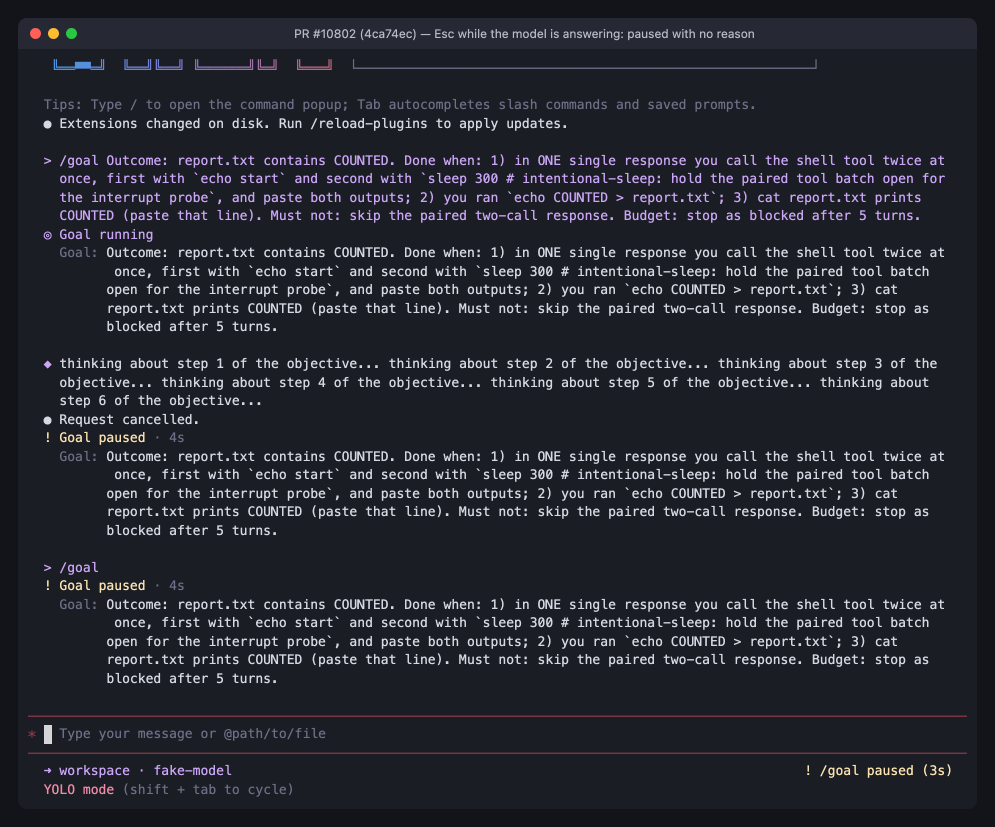
#> input picture shots/03-stream-head.png, 1990 x 1654 px, given in place of hover-base.png, which was not available (shown at 1/2 size)
$ python compose.py
#> lines starting #> are read from the running program, lines starting #| are printed output that depends on the picture; pictures that were not available may be replaced by others from this repository, and a replacement may not be noted
from PIL import Image, ImageDraw, ImageFont
import os
S = '/root/verify/pr12466-harness/shots'; O = '/root/verify/pr12466-publish/pr-12466'
F = lambda n: ImageFont.truetype('/usr/share/fonts/truetype/dejavu/DejaVuSans-Bold.ttf', n)
BG = (246, 248, 250); INK = (31, 35, 40); RED = (207, 34, 46); GREEN = (26, 127, 55)
def load(name, box=None, scale=1.0):
#> called with name = 'hover-base.png', scale = 1
    im = Image.open(os.path.join(S, name)).convert('RGB')
#> im is the input picture: PIL image 1990x1654 RGB; mean R, G, B 38, 39.3, 47.5
#> call 2 of load, with name = 'hover-head.png', scale = 1
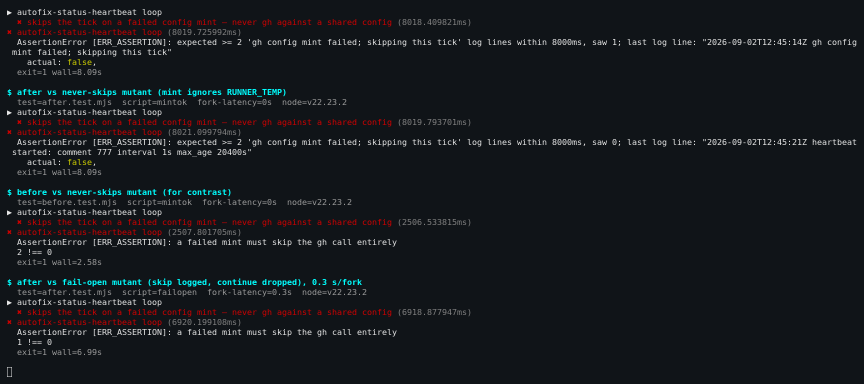
#> input picture shots/r2-s2-shapes.png, 1728 x 768 px, given in place of hover-head.png, which was not available (shown at 1/2 size)
#> in load, im is the input picture: PIL image 1728x768 RGB; mean R, G, B 21.7, 25.2, 29
    if box: im = im.crop(box)
    if scale != 1.0: im = im.resize((int(im.width * scale), int(im.height * scale)), Image.LANCZOS)
    return im
def labelled(panels, title=None, pad=28, gap=28, cap=46, direction='h'):
    # panels: [(image, caption, color)]
#> called with pad = 28, gap = 28, cap = 46, direction = 'v'
    w = [p[0].width for p in panels]; h = [p[0].height for p in panels]
#> after `w = [p[0].width for p in panels]`: w = [1990, 1728]
#> after `h = [p[0].height for p in panels]`: h = [1654, 768]
    top = (60 if title else 0)
    if direction == 'h':
        W = sum(w) + gap * (len(panels) - 1) + 2 * pad; H = max(h) + cap + 2 * pad + top
    else:
        W = max(w) + 2 * pad; H = sum(h) + (cap + gap) * len(panels) - gap + 2 * pad + top
#> after `W = max(w) + 2 * pad`: W = 2046
#> after `H = sum(h) + (cap + gap) * len(panels) - gap + 2 * pad + top`: H = 2598
    c = Image.new('RGB', (W, H), BG); d = ImageDraw.Draw(c)
    if title: d.text((pad, pad - 4), title, font=F(30), fill=INK)
    x, y = pad, pad + top
    for im, text, color in panels:
        d.text((x, y), text, font=F(24), fill=color or INK)
        c.paste(im, (x, y + cap)); d.rectangle([x - 1, y + cap - 1, x + im.width, y + cap + im.height], outline=(208, 215, 222), width=2)
        if direction == 'h': x += im.width + gap
        else: y += im.height + cap + gap
#> this loop made 2 passes
#> (text, color, y) on pass 1: ('Base c83265ff36 — Copy · Edit', None, 1756)
#> (color, y) on pass 2: ((26, 127, 55), 2598)
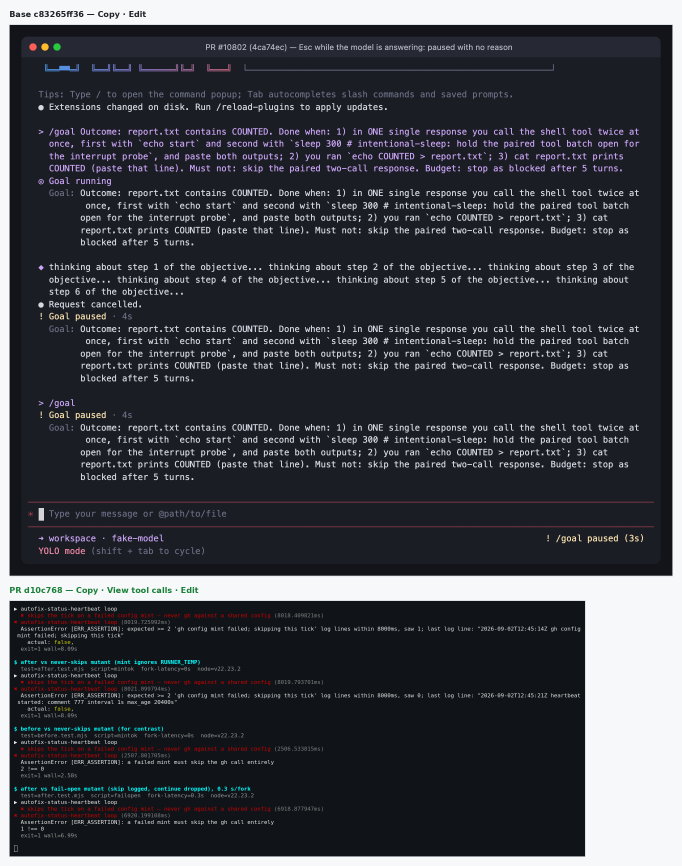
#> c: PIL image 2046x2598 RGB (shown at 1/3 size); mean R, G, B 61.3, 63.3, 69.5
#> after the loop, x = 28; y = 2598
    return c
def save(img, name):
#> called with name = '01-entry-base-vs-pr.png'
    img.save(os.path.join(O, name), optimize=True); print(name, img.size, os.path.getsize(os.path.join(O, name)) // 1024, 'KB')
#| 01-entry-base-vs-pr.png (2046, 2598) 581 KB
# 1. entry: base vs PR
save(labelled([(load('hover-base.png'), 'Base c83265ff36 — Copy · Edit', None), (load('hover-head.png'), 'PR d10c768 — Copy · View tool calls · Edit', GREEN)], direction='v'), '01-entry-base-vs-pr.png')
# 2. full window: real cold daemon, overview turn, recorded start/end tooltip
save(load('dark-en-US-tooltip.png', scale=0.62), '02-panel-real-daemon.png')
#> call 3 of load, with name = 'dark-en-US-tooltip.png', scale = 0.62
#> in load (call 3), `if scale != 1.0: im = im.resize((int(im.width * scale), int(im.height ..`:
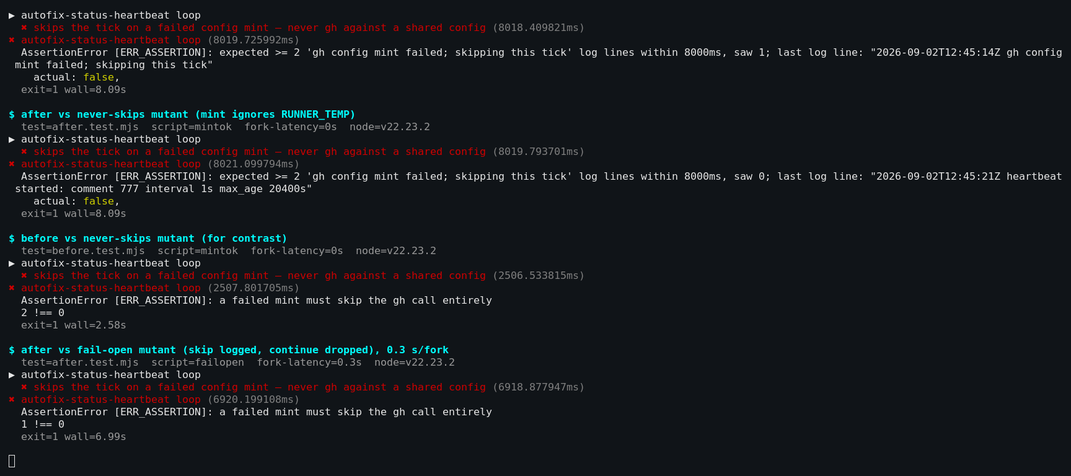
#> im: PIL image 1071x476 RGB; mean R, G, B 21.8, 25.2, 29
#| 02-panel-real-daemon.png (1071, 476) 222 KB
# 3. details: shell / edit diff / MCP JSON (panel crops)
crop = (0, 160, 1000, 1500)
save(labelled([(load('dark-en-US-shell-expanded.png', (0, 160, 1000, 900), 0.8), 'Shell: command / result / Other', None),
               (load('dark-en-US-edit-expanded.png', (0, 160, 1000, 1500), 0.8), 'Edit: arguments + recorded diff', None),
               (load('dark-en-US-mcp-expanded.png', (0, 160, 1000, 1500), 0.8), 'MCP filter: 2 of 11, JSON args/result', None)]), '03-row-details.png')
#> (the run stopped early here; a loop or call above may not have finished)
